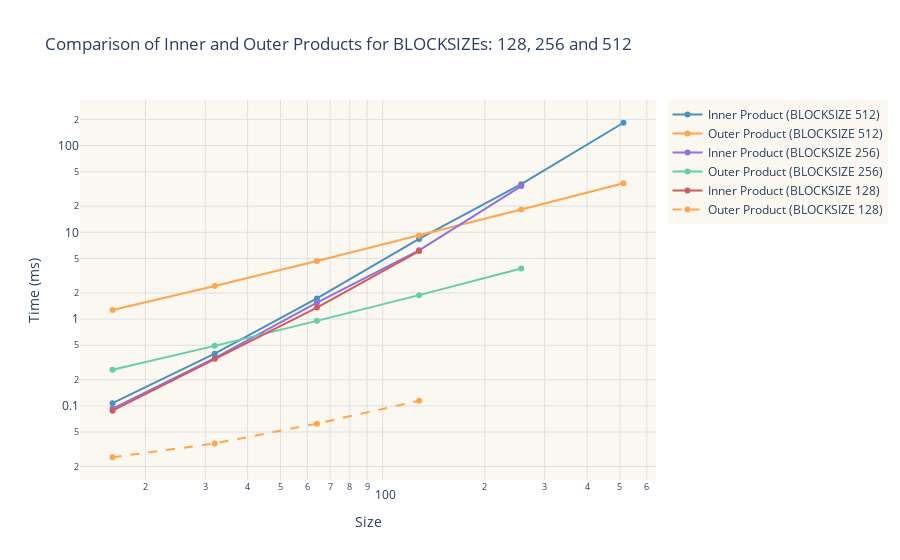

This figure's notebook cell:
### Code cell
import plotly.graph_objects as go

# Data for BLOCKSIZE 512
size_512 = [16.0, 32.0, 64.0, 128.0, 256.0, 512.0]
inner_product_512 = [0.107520, 0.399360, 1.728512, 8.396800, 35.883007, 182.931458]
outer_product_512 = [1.270784, 2.404352, 4.672512, 9.216000, 18.354176, 36.707329]

# Data for BLOCKSIZE 256
size_256 = [16.0, 32.0, 64.0, 128.0, 256.0]
inner_product_256 = [0.093184, 0.354304, 1.546240, 6.205440, 34.075649]
outer_product_256 = [0.261120, 0.491520, 0.954368, 1.888256, 3.825664]

# Data for BLOCKSIZE 128
size_128 = [16.0, 32.0, 64.0, 128.0]
inner_product_128 = [0.088064, 0.349184, 1.356800, 6.077440]
outer_product_128 = [0.025600, 0.036864, 0.062464, 0.114688]

# Create the figure
fig = go.Figure()

# Add traces for BLOCKSIZE 512
fig.add_trace(go.Scatter(x=size_512, y=inner_product_512,
                         mode='lines+markers',
                         name='Inner Product (BLOCKSIZE 512)',
                         line=dict(color='#4A90C0')))
fig.add_trace(go.Scatter(x=size_512, y=outer_product_512,
                         mode='lines+markers',
                         name='Outer Product (BLOCKSIZE 512)',
                         line=dict(color='#FFA54F')))

# Add traces for BLOCKSIZE 256
fig.add_trace(go.Scatter(x=size_256, y=inner_product_256,
                         mode='lines+markers',
                         name='Inner Product (BLOCKSIZE 256)',
                         line=dict(color='#9370DB')))
fig.add_trace(go.Scatter(x=size_256, y=outer_product_256,
                         mode='lines+markers',
                         name='Outer Product (BLOCKSIZE 256)',
                         line=dict(color='#66CDAA')))

# Add traces for BLOCKSIZE 128
fig.add_trace(go.Scatter(x=size_128, y=inner_product_128,
                         mode='lines+markers',
                         name='Inner Product (BLOCKSIZE 128)',
                         line=dict(color='#CD5C5C')))
fig.add_trace(go.Scatter(x=size_128, y=outer_product_128,
                         mode='lines+markers',
                         name='Outer Product (BLOCKSIZE 128)',
                         line=dict(color='#FFA54F', dash='dash'))) # Different line style for distinction

# Update layout
fig.update_layout(
    title="Comparison of Inner and Outer Products for BLOCKSIZEs: 128, 256 and 512",
    xaxis=dict(
        title="Size",
        type="log",
        gridcolor="#E0E0E0"
    ),
    yaxis=dict(
        title="Time (ms)",
        type="log",
        gridcolor="#E0E0E0"
    ),
    plot_bgcolor="#FAF8F1",
    legend=dict(
        bgcolor="#FAF8F1"
    )
)

# Show the figure
fig.show()

### Figure 1 — Plotly figure (JSON) as saved in the notebook; plotly's stock layout.template omitted (floating-point values rounded to 4 significant figures)
{"data": [{"line": {"color": "#4A90C0"}, "mode": "lines+markers", "name": "Inner Product (BLOCKSIZE 512)", "type": "scatter", "x": [16, 32, 64, 128, 256, 512], "y": [0.1075, 0.3994, 1.729, 8.397, 35.88, 182.9]}, {"line": {"color": "#FFA54F"}, "mode": "lines+markers", "name": "Outer Product (BLOCKSIZE 512)", "type": "scatter", "x": [16, 32, 64, 128, 256, 512], "y": [1.271, 2.404, 4.673, 9.216, 18.35, 36.71]}, {"line": {"color": "#9370DB"}, "mode": "lines+markers", "name": "Inner Product (BLOCKSIZE 256)", "type": "scatter", "x": [16, 32, 64, 128, 256], "y": [0.09318, 0.3543, 1.546, 6.205, 34.08]}, {"line": {"color": "#66CDAA"}, "mode": "lines+markers", "name": "Outer Product (BLOCKSIZE 256)", "type": "scatter", "x": [16, 32, 64, 128, 256], "y": [0.2611, 0.4915, 0.9544, 1.888, 3.826]}, {"line": {"color": "#CD5C5C"}, "mode": "lines+markers", "name": "Inner Product (BLOCKSIZE 128)", "type": "scatter", "x": [16, 32, 64, 128], "y": [0.08806, 0.3492, 1.357, 6.077]}, {"line": {"color": "#FFA54F", "dash": "dash"}, "mode": "lines+markers", "name": "Outer Product (BLOCKSIZE 128)", "type": "scatter", "x": [16, 32, 64, 128], "y": [0.0256, 0.03686, 0.06246, 0.1147]}], "layout": {"legend": {"bgcolor": "#FAF8F1"}, "plot_bgcolor": "#FAF8F1", "title": {"text": "Comparison of Inner and Outer Products for BLOCKSIZEs: 128, 256 and 512"}, "xaxis": {"gridcolor": "#E0E0E0", "title": {"text": "Size"}, "type": "log"}, "yaxis": {"gridcolor": "#E0E0E0", "title": {"text": "Time (ms)"}, "type": "log"}}}
